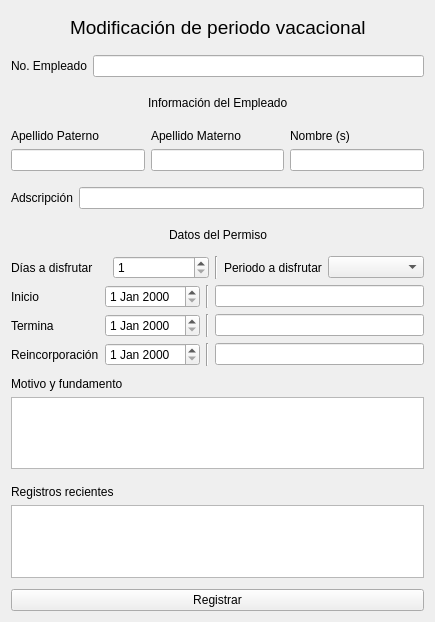
<?xml version="1.0" encoding="UTF-8"?>
<ui version="4.0">
 <class>Form</class>
 <widget class="QWidget" name="Form">
  <property name="geometry">
   <rect>
    <x>0</x>
    <y>0</y>
    <width>435</width>
    <height>622</height>
   </rect>
  </property>
  <property name="windowTitle">
   <string>Form</string>
  </property>
  <layout class="QGridLayout" name="gridLayout">
   <item row="1" column="0" colspan="3">
    <layout class="QHBoxLayout" name="horizontalLayout_18">
     <property name="sizeConstraint">
      <enum>QLayout::SetDefaultConstraint</enum>
     </property>
     <property name="topMargin">
      <number>5</number>
     </property>
     <property name="bottomMargin">
      <number>5</number>
     </property>
     <item>
      <widget class="QLabel" name="no_emp_label">
       <property name="text">
        <string>No. Empleado</string>
       </property>
      </widget>
     </item>
     <item>
      <widget class="QLineEdit" name="no_emp_input"/>
     </item>
    </layout>
   </item>
   <item row="3" column="2">
    <layout class="QVBoxLayout" name="verticalLayout_8">
     <property name="topMargin">
      <number>5</number>
     </property>
     <property name="bottomMargin">
      <number>5</number>
     </property>
     <item>
      <widget class="QLabel" name="nombre_label">
       <property name="text">
        <string>Nombre (s)</string>
       </property>
      </widget>
     </item>
     <item>
      <widget class="QLineEdit" name="nombre_input"/>
     </item>
    </layout>
   </item>
   <item row="3" column="0">
    <layout class="QVBoxLayout" name="verticalLayout_9">
     <property name="topMargin">
      <number>5</number>
     </property>
     <property name="bottomMargin">
      <number>5</number>
     </property>
     <item>
      <widget class="QLabel" name="aPaterno_label">
       <property name="text">
        <string>Apellido Paterno</string>
       </property>
      </widget>
     </item>
     <item>
      <widget class="QLineEdit" name="aPaterno_input"/>
     </item>
    </layout>
   </item>
   <item row="4" column="0" colspan="3">
    <layout class="QHBoxLayout" name="horizontalLayout_19">
     <property name="topMargin">
      <number>5</number>
     </property>
     <property name="bottomMargin">
      <number>5</number>
     </property>
     <item>
      <widget class="QLabel" name="adscripcion_label">
       <property name="text">
        <string>Adscripción</string>
       </property>
      </widget>
     </item>
     <item>
      <widget class="QLineEdit" name="adscripcion_input"/>
     </item>
    </layout>
   </item>
   <item row="2" column="0" colspan="3">
    <layout class="QHBoxLayout" name="horizontalLayout_2">
     <property name="topMargin">
      <number>5</number>
     </property>
     <property name="bottomMargin">
      <number>5</number>
     </property>
     <item>
      <spacer name="horizontalSpacer">
       <property name="orientation">
        <enum>Qt::Horizontal</enum>
       </property>
       <property name="sizeHint" stdset="0">
        <size>
         <width>40</width>
         <height>20</height>
        </size>
       </property>
      </spacer>
     </item>
     <item>
      <widget class="QLabel" name="inf_emp_label_2">
       <property name="text">
        <string>Información del Empleado</string>
       </property>
      </widget>
     </item>
     <item>
      <spacer name="horizontalSpacer_2">
       <property name="orientation">
        <enum>Qt::Horizontal</enum>
       </property>
       <property name="sizeHint" stdset="0">
        <size>
         <width>40</width>
         <height>20</height>
        </size>
       </property>
      </spacer>
     </item>
    </layout>
   </item>
   <item row="3" column="1">
    <layout class="QVBoxLayout" name="verticalLayout_7">
     <property name="topMargin">
      <number>5</number>
     </property>
     <property name="bottomMargin">
      <number>5</number>
     </property>
     <item>
      <widget class="QLabel" name="aMaterno_label">
       <property name="text">
        <string>Apellido Materno</string>
       </property>
      </widget>
     </item>
     <item>
      <widget class="QLineEdit" name="aMaterno_input"/>
     </item>
    </layout>
   </item>
   <item row="5" column="0" colspan="3">
    <layout class="QHBoxLayout" name="horizontalLayout_20">
     <property name="topMargin">
      <number>5</number>
     </property>
     <property name="bottomMargin">
      <number>5</number>
     </property>
     <item>
      <spacer name="horizontalSpacer_17">
       <property name="orientation">
        <enum>Qt::Horizontal</enum>
       </property>
       <property name="sizeHint" stdset="0">
        <size>
         <width>40</width>
         <height>20</height>
        </size>
       </property>
      </spacer>
     </item>
     <item>
      <widget class="QLabel" name="datos_permiso_label">
       <property name="text">
        <string>Datos del Permiso</string>
       </property>
      </widget>
     </item>
     <item>
      <spacer name="horizontalSpacer_18">
       <property name="orientation">
        <enum>Qt::Horizontal</enum>
       </property>
       <property name="sizeHint" stdset="0">
        <size>
         <width>40</width>
         <height>20</height>
        </size>
       </property>
      </spacer>
     </item>
    </layout>
   </item>
   <item row="0" column="0" colspan="3">
    <layout class="QHBoxLayout" name="horizontalLayout_17">
     <property name="spacing">
      <number>5</number>
     </property>
     <property name="sizeConstraint">
      <enum>QLayout::SetDefaultConstraint</enum>
     </property>
     <property name="leftMargin">
      <number>4</number>
     </property>
     <property name="topMargin">
      <number>5</number>
     </property>
     <property name="rightMargin">
      <number>4</number>
     </property>
     <property name="bottomMargin">
      <number>5</number>
     </property>
     <item>
      <spacer name="horizontalSpacer_15">
       <property name="orientation">
        <enum>Qt::Horizontal</enum>
       </property>
       <property name="sizeHint" stdset="0">
        <size>
         <width>40</width>
         <height>20</height>
        </size>
       </property>
      </spacer>
     </item>
     <item>
      <widget class="QLabel" name="title_label_3">
       <property name="font">
        <font>
         <pointsize>14</pointsize>
        </font>
       </property>
       <property name="text">
        <string>Modificación de periodo vacacional</string>
       </property>
      </widget>
     </item>
     <item>
      <spacer name="horizontalSpacer_16">
       <property name="orientation">
        <enum>Qt::Horizontal</enum>
       </property>
       <property name="sizeHint" stdset="0">
        <size>
         <width>40</width>
         <height>20</height>
        </size>
       </property>
      </spacer>
     </item>
    </layout>
   </item>
   <item row="6" column="0" colspan="3">
    <layout class="QHBoxLayout" name="horizontalLayout_3">
     <item>
      <widget class="QLabel" name="dias_label">
       <property name="text">
        <string>Días a disfrutar</string>
       </property>
      </widget>
     </item>
     <item>
      <widget class="QSpinBox" name="dias_input">
       <property name="minimum">
        <number>1</number>
       </property>
      </widget>
     </item>
     <item>
      <widget class="Line" name="line_9">
       <property name="orientation">
        <enum>Qt::Vertical</enum>
       </property>
      </widget>
     </item>
     <item>
      <widget class="QLabel" name="periodo_label">
       <property name="text">
        <string>Periodo a disfrutar</string>
       </property>
      </widget>
     </item>
     <item>
      <widget class="QComboBox" name="periodo_input"/>
     </item>
    </layout>
   </item>
   <item row="7" column="0" colspan="3">
    <layout class="QFormLayout" name="formLayout_2">
     <item row="0" column="0">
      <widget class="QLabel" name="inicio_label_2">
       <property name="text">
        <string>Inicio</string>
       </property>
      </widget>
     </item>
     <item row="1" column="0">
      <widget class="QLabel" name="termino_label_2">
       <property name="text">
        <string>Termina</string>
       </property>
      </widget>
     </item>
     <item row="2" column="1">
      <layout class="QHBoxLayout" name="horizontalLayout_21">
       <item>
        <widget class="QDateEdit" name="reincorporacion_input"/>
       </item>
       <item>
        <widget class="Line" name="line_6">
         <property name="orientation">
          <enum>Qt::Vertical</enum>
         </property>
        </widget>
       </item>
       <item>
        <widget class="QLineEdit" name="reincorporacion_text_input">
         <property name="readOnly">
          <bool>true</bool>
         </property>
        </widget>
       </item>
      </layout>
     </item>
     <item row="0" column="1">
      <layout class="QHBoxLayout" name="horizontalLayout_22">
       <item>
        <widget class="QDateEdit" name="inicio_input"/>
       </item>
       <item>
        <widget class="Line" name="line_7">
         <property name="orientation">
          <enum>Qt::Vertical</enum>
         </property>
        </widget>
       </item>
       <item>
        <widget class="QLineEdit" name="inicio_text_input">
         <property name="readOnly">
          <bool>true</bool>
         </property>
        </widget>
       </item>
      </layout>
     </item>
     <item row="1" column="1">
      <layout class="QHBoxLayout" name="horizontalLayout_23">
       <item>
        <widget class="QDateEdit" name="termino_input"/>
       </item>
       <item>
        <widget class="Line" name="line_8">
         <property name="orientation">
          <enum>Qt::Vertical</enum>
         </property>
        </widget>
       </item>
       <item>
        <widget class="QLineEdit" name="termino_text_input">
         <property name="readOnly">
          <bool>true</bool>
         </property>
        </widget>
       </item>
      </layout>
     </item>
     <item row="2" column="0">
      <widget class="QLabel" name="reincorporacion_label_2">
       <property name="text">
        <string>Reincorporación</string>
       </property>
      </widget>
     </item>
    </layout>
   </item>
   <item row="8" column="0" colspan="3">
    <layout class="QGridLayout" name="gridLayout_3">
     <property name="topMargin">
      <number>5</number>
     </property>
     <property name="bottomMargin">
      <number>5</number>
     </property>
     <item row="1" column="0">
      <widget class="QLabel" name="observ_label">
       <property name="text">
        <string>Motivo y fundamento</string>
       </property>
       <property name="alignment">
        <set>Qt::AlignLeading|Qt::AlignLeft|Qt::AlignTop</set>
       </property>
      </widget>
     </item>
     <item row="2" column="0">
      <widget class="QTextEdit" name="motivo_input"/>
     </item>
    </layout>
   </item>
   <item row="9" column="0" colspan="3">
    <layout class="QVBoxLayout" name="q_table_layout_2">
     <property name="topMargin">
      <number>5</number>
     </property>
     <property name="bottomMargin">
      <number>5</number>
     </property>
     <item>
      <widget class="QLabel" name="table_label">
       <property name="text">
        <string>Registros recientes</string>
       </property>
      </widget>
     </item>
     <item>
      <widget class="QTableWidget" name="table_display"/>
     </item>
    </layout>
   </item>
   <item row="10" column="0" colspan="3">
    <widget class="QPushButton" name="registrar_btn">
     <property name="maximumSize">
      <size>
       <width>16777215</width>
       <height>16777210</height>
      </size>
     </property>
     <property name="text">
      <string>Registrar</string>
     </property>
     <property name="autoDefault">
      <bool>false</bool>
     </property>
     <property name="default">
      <bool>false</bool>
     </property>
     <property name="flat">
      <bool>false</bool>
     </property>
    </widget>
   </item>
  </layout>
 </widget>
 <resources/>
 <connections/>
</ui>
